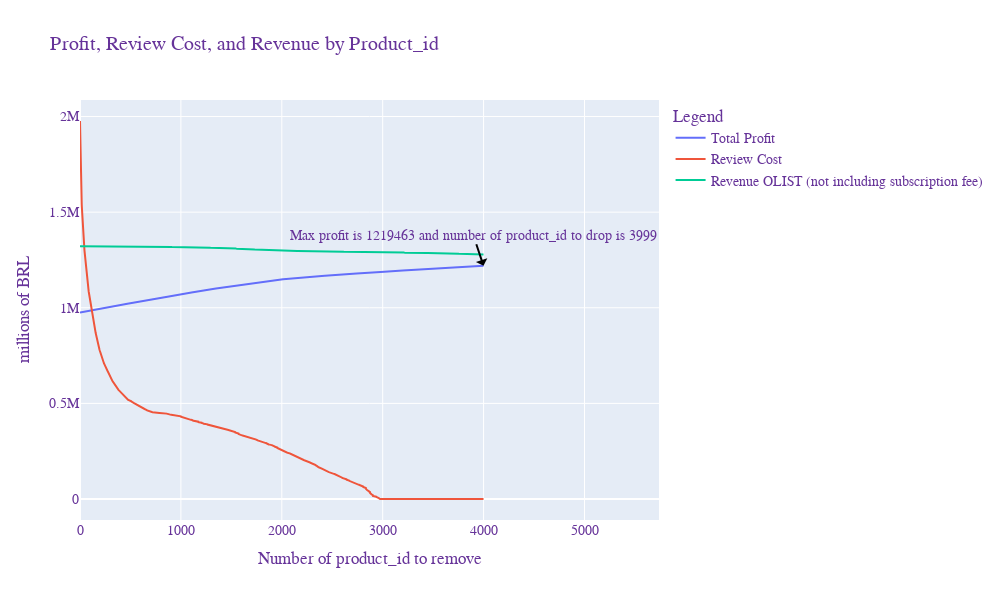

The notebook cell this image was saved under:
### Code cell
y = [profit_product(x) for x in range(4000)]
x = [x for x in range(4000)]
z = [review_cost(x) for x in range(4000)]
d = [revenue_product(x) for x in range(4000)]
# Create the figure
fig = go.Figure()

# Add the data traces
fig.add_trace(go.Scatter(x=x, y=y, mode='lines', name='Total Profit'))
fig.add_trace(go.Scatter(x=x, y=z, mode='lines', name='Review Cost'))
fig.add_trace(go.Scatter(x=x, y=d, mode='lines', name='Revenue OLIST (not including subscription fee)'))

# Set the layout
fig.update_layout(
    title='Profit, Review Cost, and Revenue by Product_id',
    xaxis_title='Number of product_id to remove',
    yaxis_title='millions of BRL',
    legend_title='Legend',
    font=dict(
        family="Courier New, monospace",
        size=14,
        color="RebeccaPurple"
    ),
    width=1000,  # Increase the figure width
    height=600   # Increase the figure height
)

# Find the maximum profit and the corresponding x-value
ymax = np.max(y)
xpos = y.index(ymax)
xmax = x[xpos]

# Add an annotation to the graph
fig.add_annotation(
    x=xmax,
    y=ymax,
    text=f'Max profit is {round(ymax)} and number of product_id to drop is {xmax}',
    showarrow=True,
    arrowhead=1,
    arrowsize=1,
    arrowwidth=2,
    arrowcolor='black'
)

# Show the graph
fig.show()

### Figure 1 — Plotly figure (JSON) as saved in the notebook; plotly's stock layout.template omitted (floating-point values rounded to 4 significant figures; data arrays with more than 128 entries replaced by an {"elided": "..."} marker saying what was removed)
{"data": [{"mode": "lines", "name": "Total Profit", "type": "scatter", "x": {"elided": "4000 int values"}, "y": {"elided": "4000 float values"}}, {"mode": "lines", "name": "Review Cost", "type": "scatter", "x": {"elided": "4000 int values"}, "y": {"elided": "4000 int values"}}, {"mode": "lines", "name": "Revenue OLIST (not including subscription fee)", "type": "scatter", "x": {"elided": "4000 int values"}, "y": {"elided": "4000 float values"}}], "layout": {"annotations": [{"arrowcolor": "black", "arrowhead": 1, "arrowsize": 1, "arrowwidth": 2, "showarrow": true, "text": "Max profit is 1219463 and number of product_id to drop is 3999", "x": 3999, "y": 1219000.0}], "font": {"color": "RebeccaPurple", "family": "Courier New, monospace", "size": 14}, "height": 600, "legend": {"title": {"text": "Legend"}}, "title": {"text": "Profit, Review Cost, and Revenue by Product_id"}, "width": 1000, "xaxis": {"title": {"text": "Number of product_id to remove"}}, "yaxis": {"title": {"text": "millions of BRL"}}}}
